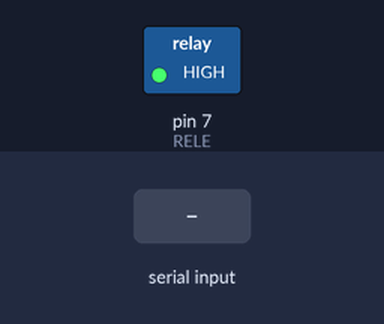
The sketch below on a simulated Arduino Uno, built with avr-gcc and run on an emulated ATmega328P. Shown: switched loads named in the sketch (green lamp = pin HIGH). The test bench sets the inputs (shaded band).

Above: at 1.2 s.
1.3 s: "L" received over Serial
At 2.3 s:
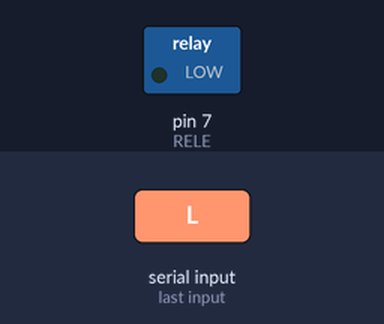
2.8 s: "D" received over Serial
At 3.4 s:
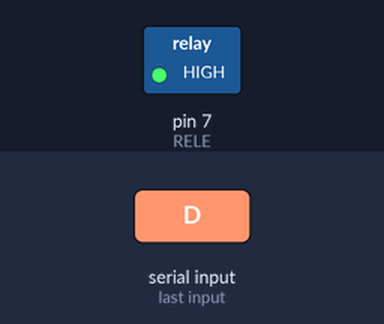
Timing chart, 0 to 5.8 s (numbered marks = the images above; inputs shaded):
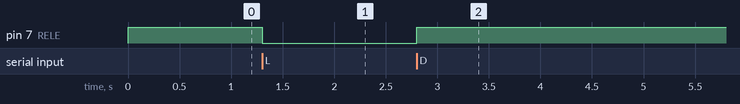

Measured:
- after the input at 1.3 s, pin 7 (RELE): HIGH → LOW at once
- after the input at 2.8 s, pin 7 (RELE): LOW → HIGH at once

The sketch:

sketch_oct1a.ino
```cpp
// CONTROLE DE LÂMPADA PELO RELÉ


const int RELE = 7;

void setup() {

  pinMode(RELE, OUTPUT);

  // Começa com a lâmpada desligada
  digitalWrite(RELE, HIGH);

  // Comunicação com o Python
  Serial.begin(9600);
}

void loop() {

  // Recebe comando do computador
  if (Serial.available() > 0) {

    char comando = Serial.read();

    // Ligar lâmpada
    if (comando == 'L') {
      digitalWrite(RELE, LOW);
    }

    // Desligar lâmpada
    if (comando == 'D') {
      digitalWrite(RELE, HIGH);
    }
  }
}
```
